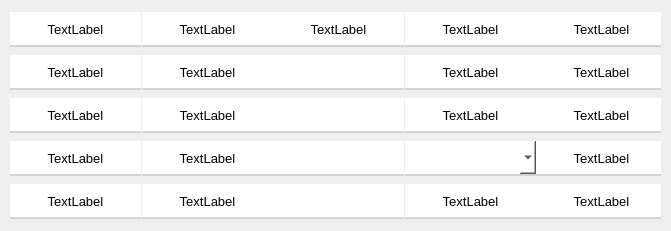
   <widget class="QWidget" name="widget_2" native="true">
    <property name="geometry">
     <rect>
      <x>10</x>
      <y>440</y>
      <width>671</width>
      <height>231</height>
     </rect>
    </property>
    <widget class="QWidget" name="horizontalLayoutWidget_2">
     <property name="geometry">
      <rect>
       <x>10</x>
       <y>10</y>
       <width>651</width>
       <height>211</height>
      </rect>
     </property>
     <layout class="QHBoxLayout" name="horizontalLayout_2">
      <item>
       <layout class="QVBoxLayout" name="verticalLayout_7">
        <item>
         <widget class="QLabel" name="label_33">
          <property name="sizePolicy">
           <sizepolicy hsizetype="Preferred" vsizetype="Preferred">
            <horstretch>0</horstretch>
            <verstretch>0</verstretch>
           </sizepolicy>
          </property>
          <property name="minimumSize">
           <size>
            <width>131</width>
            <height>35</height>
           </size>
          </property>
          <property name="maximumSize">
           <size>
            <width>131</width>
            <height>35</height>
           </size>
          </property>
          <property name="sizeIncrement">
           <size>
            <width>0</width>
            <height>0</height>
           </size>
          </property>
          <property name="font">
           <font>
            <pointsize>10</pointsize>
           </font>
          </property>
          <property name="layoutDirection">
           <enum>Qt::LeftToRight</enum>
          </property>
          <property name="styleSheet">
           <string notr="true">background-color: rgb(255, 255, 255);
border-bottom: 2px solid lightgray;
</string>
          </property>
          <property name="text">
           <string>TextLabel</string>
          </property>
          <property name="alignment">
           <set>Qt::AlignCenter</set>
          </property>
         </widget>
        </item>
        <item>
         <widget class="QLabel" name="label_34">
          <property name="sizePolicy">
           <sizepolicy hsizetype="Preferred" vsizetype="Preferred">
            <horstretch>0</horstretch>
            <verstretch>0</verstretch>
           </sizepolicy>
          </property>
          <property name="minimumSize">
           <size>
            <width>131</width>
            <height>35</height>
           </size>
          </property>
          <property name="maximumSize">
           <size>
            <width>131</width>
            <height>35</height>
           </size>
          </property>
          <property name="sizeIncrement">
           <size>
            <width>0</width>
            <height>0</height>
           </size>
          </property>
          <property name="font">
           <font>
            <pointsize>10</pointsize>
           </font>
          </property>
          <property name="layoutDirection">
           <enum>Qt::LeftToRight</enum>
          </property>
          <property name="styleSheet">
           <string notr="true">background-color: rgb(255, 255, 255);
border-bottom: 2px solid lightgray;
</string>
          </property>
          <property name="text">
           <string>TextLabel</string>
          </property>
          <property name="alignment">
           <set>Qt::AlignCenter</set>
          </property>
         </widget>
        </item>
        <item>
         <widget class="QLabel" name="label_35">
          <property name="sizePolicy">
           <sizepolicy hsizetype="Preferred" vsizetype="Preferred">
            <horstretch>0</horstretch>
            <verstretch>0</verstretch>
           </sizepolicy>
          </property>
          <property name="minimumSize">
           <size>
            <width>131</width>
            <height>35</height>
           </size>
          </property>
          <property name="maximumSize">
           <size>
            <width>131</width>
            <height>35</height>
           </size>
          </property>
          <property name="sizeIncrement">
           <size>
            <width>0</width>
            <height>0</height>
           </size>
          </property>
          <property name="font">
           <font>
            <pointsize>10</pointsize>
           </font>
          </property>
          <property name="layoutDirection">
           <enum>Qt::LeftToRight</enum>
          </property>
          <property name="styleSheet">
           <string notr="true">background-color: rgb(255, 255, 255);
border-bottom: 2px solid lightgray;
</string>
          </property>
          <property name="text">
           <string>TextLabel</string>
          </property>
          <property name="alignment">
           <set>Qt::AlignCenter</set>
          </property>
         </widget>
        </item>
        <item>
         <widget class="QLabel" name="label_36">
          <property name="sizePolicy">
           <sizepolicy hsizetype="Preferred" vsizetype="Preferred">
            <horstretch>0</horstretch>
            <verstretch>0</verstretch>
           </sizepolicy>
          </property>
          <property name="minimumSize">
           <size>
            <width>131</width>
            <height>35</height>
           </size>
          </property>
          <property name="maximumSize">
           <size>
            <width>131</width>
            <height>35</height>
           </size>
          </property>
          <property name="sizeIncrement">
           <size>
            <width>0</width>
            <height>0</height>
           </size>
          </property>
          <property name="font">
           <font>
            <pointsize>10</pointsize>
           </font>
          </property>
          <property name="layoutDirection">
           <enum>Qt::LeftToRight</enum>
          </property>
          <property name="styleSheet">
           <string notr="true">background-color: rgb(255, 255, 255);
border-bottom: 2px solid lightgray;
</string>
          </property>
          <property name="text">
           <string>TextLabel</string>
          </property>
          <property name="alignment">
           <set>Qt::AlignCenter</set>
          </property>
         </widget>
        </item>
        <item>
         <widget class="QLabel" name="label_37">
          <property name="sizePolicy">
           <sizepolicy hsizetype="Preferred" vsizetype="Preferred">
            <horstretch>0</horstretch>
            <verstretch>0</verstretch>
           </sizepolicy>
          </property>
          <property name="minimumSize">
           <size>
            <width>131</width>
            <height>35</height>
           </size>
          </property>
          <property name="maximumSize">
           <size>
            <width>131</width>
            <height>35</height>
           </size>
          </property>
          <property name="sizeIncrement">
           <size>
            <width>0</width>
            <height>0</height>
           </size>
          </property>
          <property name="font">
           <font>
            <pointsize>10</pointsize>
           </font>
          </property>
          <property name="layoutDirection">
           <enum>Qt::LeftToRight</enum>
          </property>
          <property name="styleSheet">
           <string notr="true">background-color: rgb(255, 255, 255);
border-bottom: 2px solid lightgray;
</string>
          </property>
          <property name="text">
           <string>TextLabel</string>
          </property>
          <property name="alignment">
           <set>Qt::AlignCenter</set>
          </property>
         </widget>
        </item>
       </layout>
      </item>
      <item>
       <layout class="QVBoxLayout" name="verticalLayout_8">
        <item>
         <widget class="QLabel" name="label_38">
          <property name="sizePolicy">
           <sizepolicy hsizetype="Preferred" vsizetype="Preferred">
            <horstretch>0</horstretch>
            <verstretch>0</verstretch>
           </sizepolicy>
          </property>
          <property name="minimumSize">
           <size>
            <width>131</width>
            <height>35</height>
           </size>
          </property>
          <property name="maximumSize">
           <size>
            <width>131</width>
            <height>35</height>
           </size>
          </property>
          <property name="sizeIncrement">
           <size>
            <width>0</width>
            <height>0</height>
           </size>
          </property>
          <property name="font">
           <font>
            <pointsize>10</pointsize>
           </font>
          </property>
          <property name="layoutDirection">
           <enum>Qt::LeftToRight</enum>
          </property>
          <property name="styleSheet">
           <string notr="true">background-color: rgb(255, 255, 255);
border-bottom: 2px solid lightgray;
</string>
          </property>
          <property name="text">
           <string>TextLabel</string>
          </property>
          <property name="alignment">
           <set>Qt::AlignCenter</set>
          </property>
         </widget>
        </item>
        <item>
         <widget class="QLabel" name="label_39">
          <property name="sizePolicy">
           <sizepolicy hsizetype="Preferred" vsizetype="Preferred">
            <horstretch>0</horstretch>
            <verstretch>0</verstretch>
           </sizepolicy>
          </property>
          <property name="minimumSize">
           <size>
            <width>131</width>
            <height>35</height>
           </size>
          </property>
          <property name="maximumSize">
           <size>
            <width>131</width>
            <height>35</height>
           </size>
          </property>
          <property name="sizeIncrement">
           <size>
            <width>0</width>
            <height>0</height>
           </size>
          </property>
          <property name="font">
           <font>
            <pointsize>10</pointsize>
           </font>
          </property>
          <property name="layoutDirection">
           <enum>Qt::LeftToRight</enum>
          </property>
          <property name="styleSheet">
           <string notr="true">background-color: rgb(255, 255, 255);
border-bottom: 2px solid lightgray;
</string>
          </property>
          <property name="text">
           <string>TextLabel</string>
          </property>
          <property name="alignment">
           <set>Qt::AlignCenter</set>
          </property>
         </widget>
        </item>
        <item>
         <widget class="QLabel" name="label_40">
          <property name="sizePolicy">
           <sizepolicy hsizetype="Preferred" vsizetype="Preferred">
            <horstretch>0</horstretch>
            <verstretch>0</verstretch>
           </sizepolicy>
          </property>
          <property name="minimumSize">
           <size>
            <width>131</width>
            <height>35</height>
           </size>
          </property>
          <property name="maximumSize">
           <size>
            <width>131</width>
            <height>35</height>
           </size>
          </property>
          <property name="sizeIncrement">
           <size>
            <width>0</width>
            <height>0</height>
           </size>
          </property>
          <property name="font">
           <font>
            <pointsize>10</pointsize>
           </font>
          </property>
          <property name="layoutDirection">
           <enum>Qt::LeftToRight</enum>
          </property>
          <property name="styleSheet">
           <string notr="true">background-color: rgb(255, 255, 255);
border-bottom: 2px solid lightgray;
</string>
          </property>
          <property name="text">
           <string>TextLabel</string>
          </property>
          <property name="alignment">
           <set>Qt::AlignCenter</set>
          </property>
         </widget>
        </item>
        <item>
         <widget class="QLabel" name="label_41">
          <property name="sizePolicy">
           <sizepolicy hsizetype="Preferred" vsizetype="Preferred">
            <horstretch>0</horstretch>
            <verstretch>0</verstretch>
           </sizepolicy>
          </property>
          <property name="minimumSize">
           <size>
            <width>131</width>
            <height>35</height>
           </size>
          </property>
          <property name="maximumSize">
           <size>
            <width>131</width>
            <height>35</height>
           </size>
          </property>
          <property name="sizeIncrement">
           <size>
            <width>0</width>
            <height>0</height>
           </size>
          </property>
          <property name="font">
           <font>
            <pointsize>10</pointsize>
           </font>
          </property>
          <property name="layoutDirection">
           <enum>Qt::LeftToRight</enum>
          </property>
          <property name="styleSheet">
           <string notr="true">background-color: rgb(255, 255, 255);
border-bottom: 2px solid lightgray;
</string>
          </property>
          <property name="text">
           <string>TextLabel</string>
          </property>
          <property name="alignment">
           <set>Qt::AlignCenter</set>
          </property>
         </widget>
        </item>
        <item>
         <widget class="QLabel" name="label_42">
          <property name="sizePolicy">
           <sizepolicy hsizetype="Preferred" vsizetype="Preferred">
            <horstretch>0</horstretch>
            <verstretch>0</verstretch>
           </sizepolicy>
          </property>
          <property name="minimumSize">
           <size>
            <width>131</width>
            <height>35</height>
           </size>
          </property>
          <property name="maximumSize">
           <size>
            <width>131</width>
            <height>35</height>
           </size>
          </property>
          <property name="sizeIncrement">
           <size>
            <width>0</width>
            <height>0</height>
           </size>
          </property>
          <property name="font">
           <font>
            <pointsize>10</pointsize>
           </font>
          </property>
          <property name="layoutDirection">
           <enum>Qt::LeftToRight</enum>
          </property>
          <property name="styleSheet">
           <string notr="true">background-color: rgb(255, 255, 255);
border-bottom: 2px solid lightgray;
</string>
          </property>
          <property name="text">
           <string>TextLabel</string>
          </property>
          <property name="alignment">
           <set>Qt::AlignCenter</set>
          </property>
         </widget>
        </item>
       </layout>
      </item>
      <item>
       <layout class="QVBoxLayout" name="verticalLayout_9">
        <item>
         <widget class="QLabel" name="label_43">
          <property name="sizePolicy">
           <sizepolicy hsizetype="Preferred" vsizetype="Preferred">
            <horstretch>0</horstretch>
            <verstretch>0</verstretch>
           </sizepolicy>
          </property>
          <property name="minimumSize">
           <size>
            <width>131</width>
            <height>35</height>
           </size>
          </property>
          <property name="maximumSize">
           <size>
            <width>131</width>
            <height>35</height>
           </size>
          </property>
          <property name="sizeIncrement">
           <size>
            <width>0</width>
            <height>0</height>
           </size>
          </property>
          <property name="font">
           <font>
            <pointsize>10</pointsize>
           </font>
          </property>
          <property name="layoutDirection">
           <enum>Qt::LeftToRight</enum>
          </property>
          <property name="styleSheet">
           <string notr="true">background-color: rgb(255, 255, 255);
border-bottom: 2px solid lightgray;
</string>
          </property>
          <property name="text">
           <string>TextLabel</string>
          </property>
          <property name="alignment">
           <set>Qt::AlignCenter</set>
          </property>
         </widget>
        </item>
        <item>
         <widget class="QLineEdit" name="lineEdit_10">
          <property name="minimumSize">
           <size>
            <width>131</width>
            <height>35</height>
           </size>
          </property>
          <property name="maximumSize">
           <size>
            <width>131</width>
            <height>35</height>
           </size>
          </property>
          <property name="font">
           <font>
            <pointsize>10</pointsize>
           </font>
          </property>
          <property name="styleSheet">
           <string notr="true">background-color: rgb(255, 255, 255);

border: none;
border-bottom: 2px solid lightgray;
</string>
          </property>
         </widget>
        </item>
        <item>
         <widget class="QLineEdit" name="lineEdit_11">
          <property name="minimumSize">
           <size>
            <width>131</width>
            <height>35</height>
           </size>
          </property>
          <property name="maximumSize">
           <size>
            <width>131</width>
            <height>35</height>
           </size>
          </property>
          <property name="font">
           <font>
            <pointsize>10</pointsize>
           </font>
          </property>
          <property name="styleSheet">
           <string notr="true">background-color: rgb(255, 255, 255);

border: none;
border-bottom: 2px solid lightgray;
</string>
          </property>
         </widget>
        </item>
        <item>
         <widget class="QLineEdit" name="lineEdit_12">
          <property name="minimumSize">
           <size>
            <width>131</width>
            <height>35</height>
           </size>
          </property>
          <property name="maximumSize">
           <size>
            <width>131</width>
            <height>35</height>
           </size>
          </property>
          <property name="font">
           <font>
            <pointsize>10</pointsize>
           </font>
          </property>
          <property name="styleSheet">
           <string notr="true">background-color: rgb(255, 255, 255);

border: none;
border-bottom: 2px solid lightgray;
</string>
          </property>
         </widget>
        </item>
        <item>
         <widget class="QLineEdit" name="lineEdit_13">
          <property name="minimumSize">
           <size>
            <width>131</width>
            <height>35</height>
           </size>
          </property>
          <property name="maximumSize">
           <size>
            <width>131</width>
            <height>35</height>
           </size>
          </property>
          <property name="font">
           <font>
            <pointsize>10</pointsize>
           </font>
          </property>
          <property name="styleSheet">
           <string notr="true">background-color: rgb(255, 255, 255);

border: none;
border-bottom: 2px solid lightgray;
</string>
          </property>
         </widget>
        </item>
       </layout>
      </item>
      <item>
       <layout class="QVBoxLayout" name="verticalLayout_10">
        <item>
         <widget class="QLabel" name="label_44">
          <property name="sizePolicy">
           <sizepolicy hsizetype="Preferred" vsizetype="Preferred">
            <horstretch>0</horstretch>
            <verstretch>0</verstretch>
           </sizepolicy>
          </property>
          <property name="minimumSize">
           <size>
            <width>131</width>
            <height>35</height>
           </size>
          </property>
          <property name="maximumSize">
           <size>
            <width>131</width>
            <height>35</height>
           </size>
          </property>
          <property name="sizeIncrement">
           <size>
            <width>0</width>
            <height>0</height>
           </size>
          </property>
          <property name="font">
           <font>
            <pointsize>10</pointsize>
           </font>
          </property>
          <property name="layoutDirection">
           <enum>Qt::LeftToRight</enum>
          </property>
          <property name="styleSheet">
           <string notr="true">background-color: rgb(255, 255, 255);
border-bottom: 2px solid lightgray;
</string>
          </property>
          <property name="text">
           <string>TextLabel</string>
          </property>
          <property name="alignment">
           <set>Qt::AlignCenter</set>
          </property>
         </widget>
        </item>
        <item>
         <widget class="QLabel" name="label_45">
          <property name="sizePolicy">
           <sizepolicy hsizetype="Preferred" vsizetype="Preferred">
            <horstretch>0</horstretch>
            <verstretch>0</verstretch>
           </sizepolicy>
          </property>
          <property name="minimumSize">
           <size>
            <width>131</width>
            <height>35</height>
           </size>
          </property>
          <property name="maximumSize">
           <size>
            <width>131</width>
            <height>35</height>
           </size>
          </property>
          <property name="sizeIncrement">
           <size>
            <width>0</width>
            <height>0</height>
           </size>
          </property>
          <property name="font">
           <font>
            <pointsize>10</pointsize>
           </font>
          </property>
          <property name="layoutDirection">
           <enum>Qt::LeftToRight</enum>
          </property>
          <property name="styleSheet">
           <string notr="true">background-color: rgb(255, 255, 255);
border-bottom: 2px solid lightgray;
</string>
          </property>
          <property name="text">
           <string>TextLabel</string>
          </property>
          <property name="alignment">
           <set>Qt::AlignCenter</set>
          </property>
         </widget>
        </item>
        <item>
         <widget class="QLabel" name="label_46">
          <property name="sizePolicy">
           <sizepolicy hsizetype="Preferred" vsizetype="Preferred">
            <horstretch>0</horstretch>
            <verstretch>0</verstretch>
           </sizepolicy>
          </property>
          <property name="minimumSize">
           <size>
            <width>131</width>
            <height>35</height>
           </size>
          </property>
          <property name="maximumSize">
           <size>
            <width>131</width>
            <height>35</height>
           </size>
          </property>
          <property name="sizeIncrement">
           <size>
            <width>0</width>
            <height>0</height>
           </size>
          </property>
          <property name="font">
           <font>
            <pointsize>10</pointsize>
           </font>
          </property>
          <property name="layoutDirection">
           <enum>Qt::LeftToRight</enum>
          </property>
          <property name="styleSheet">
           <string notr="true">background-color: rgb(255, 255, 255);
border-bottom: 2px solid lightgray;
</string>
          </property>
          <property name="text">
           <string>TextLabel</string>
          </property>
          <property name="alignment">
           <set>Qt::AlignCenter</set>
          </property>
         </widget>
        </item>
        <item>
         <widget class="QComboBox" name="comboBox_10">
          <property name="minimumSize">
           <size>
            <width>131</width>
            <height>35</height>
           </size>
          </property>
          <property name="maximumSize">
           <size>
            <width>131</width>
            <height>35</height>
           </size>
          </property>
          <property name="styleSheet">
           <string notr="true">background-color: rgb(255, 255, 255);

border: none;
border-bottom: 2px solid lightgray;
</string>
          </property>
         </widget>
        </item>
        <item>
         <widget class="QLabel" name="label_47">
          <property name="sizePolicy">
           <sizepolicy hsizetype="Preferred" vsizetype="Preferred">
            <horstretch>0</horstretch>
            <verstretch>0</verstretch>
           </sizepolicy>
          </property>
          <property name="minimumSize">
           <size>
            <width>131</width>
            <height>35</height>
           </size>
          </property>
          <property name="maximumSize">
           <size>
            <width>131</width>
            <height>35</height>
           </size>
          </property>
          <property name="sizeIncrement">
           <size>
            <width>0</width>
            <height>0</height>
           </size>
          </property>
          <property name="font">
           <font>
            <pointsize>10</pointsize>
           </font>
          </property>
          <property name="layoutDirection">
           <enum>Qt::LeftToRight</enum>
          </property>
          <property name="styleSheet">
           <string notr="true">background-color: rgb(255, 255, 255);
border-bottom: 2px solid lightgray;
</string>
          </property>
          <property name="text">
           <string>TextLabel</string>
          </property>
          <property name="alignment">
           <set>Qt::AlignCenter</set>
          </property>
         </widget>
        </item>
       </layout>
      </item>
      <item>
       <layout class="QVBoxLayout" name="verticalLayout_11">
        <item>
         <widget class="QLabel" name="label_48">
          <property name="sizePolicy">
           <sizepolicy hsizetype="Preferred" vsizetype="Preferred">
            <horstretch>0</horstretch>
            <verstretch>0</verstretch>
           </sizepolicy>
          </property>
          <property name="minimumSize">
           <size>
            <width>131</width>
            <height>35</height>
           </size>
          </property>
          <property name="maximumSize">
           <size>
            <width>131</width>
            <height>35</height>
           </size>
          </property>
          <property name="sizeIncrement">
           <size>
            <width>0</width>
            <height>0</height>
           </size>
          </property>
          <property name="font">
           <font>
            <pointsize>10</pointsize>
           </font>
          </property>
          <property name="layoutDirection">
           <enum>Qt::LeftToRight</enum>
          </property>
          <property name="styleSheet">
           <string notr="true">background-color: rgb(255, 255, 255);
border-bottom: 2px solid lightgray;
</string>
          </property>
          <property name="text">
           <string>TextLabel</string>
          </property>
          <property name="alignment">
           <set>Qt::AlignCenter</set>
          </property>
         </widget>
        </item>
        <item>
         <widget class="QLabel" name="label_49">
          <property name="sizePolicy">
           <sizepolicy hsizetype="Preferred" vsizetype="Preferred">
            <horstretch>0</horstretch>
            <verstretch>0</verstretch>
           </sizepolicy>
          </property>
          <property name="minimumSize">
           <size>
            <width>131</width>
            <height>35</height>
           </size>
          </property>
          <property name="maximumSize">
           <size>
            <width>131</width>
            <height>35</height>
           </size>
          </property>
          <property name="sizeIncrement">
           <size>
            <width>0</width>
            <height>0</height>
           </size>
          </property>
          <property name="font">
           <font>
            <pointsize>10</pointsize>
           </font>
          </property>
          <property name="layoutDirection">
           <enum>Qt::LeftToRight</enum>
          </property>
          <property name="styleSheet">
           <string notr="true">background-color: rgb(255, 255, 255);
border-bottom: 2px solid lightgray;
</string>
          </property>
          <property name="text">
           <string>TextLabel</string>
          </property>
          <property name="alignment">
           <set>Qt::AlignCenter</set>
          </property>
         </widget>
        </item>
        <item>
         <widget class="QLabel" name="label_50">
          <property name="sizePolicy">
           <sizepolicy hsizetype="Preferred" vsizetype="Preferred">
            <horstretch>0</horstretch>
            <verstretch>0</verstretch>
           </sizepolicy>
          </property>
          <property name="minimumSize">
           <size>
            <width>131</width>
            <height>35</height>
           </size>
          </property>
          <property name="maximumSize">
           <size>
            <width>131</width>
            <height>35</height>
           </size>
          </property>
          <property name="sizeIncrement">
           <size>
            <width>0</width>
            <height>0</height>
           </size>
          </property>
          <property name="font">
           <font>
            <pointsize>10</pointsize>
           </font>
          </property>
          <property name="layoutDirection">
           <enum>Qt::LeftToRight</enum>
          </property>
          <property name="styleSheet">
           <string notr="true">background-color: rgb(255, 255, 255);
border-bottom: 2px solid lightgray;
</string>
          </property>
          <property name="text">
           <string>TextLabel</string>
          </property>
          <property name="alignment">
           <set>Qt::AlignCenter</set>
          </property>
         </widget>
        </item>
        <item>
         <widget class="QLabel" name="label_51">
          <property name="sizePolicy">
           <sizepolicy hsizetype="Preferred" vsizetype="Preferred">
            <horstretch>0</horstretch>
            <verstretch>0</verstretch>
           </sizepolicy>
          </property>
          <property name="minimumSize">
           <size>
            <width>131</width>
            <height>35</height>
           </size>
          </property>
          <property name="maximumSize">
           <size>
            <width>131</width>
            <height>35</height>
           </size>
          </property>
          <property name="sizeIncrement">
           <size>
            <width>0</width>
            <height>0</height>
           </size>
          </property>
          <property name="font">
           <font>
            <pointsize>10</pointsize>
           </font>
          </property>
          <property name="layoutDirection">
           <enum>Qt::LeftToRight</enum>
          </property>
          <property name="styleSheet">
           <string notr="true">background-color: rgb(255, 255, 255);
border-bottom: 2px solid lightgray;
</string>
          </property>
          <property name="text">
           <string>TextLabel</string>
          </property>
          <property name="alignment">
           <set>Qt::AlignCenter</set>
          </property>
         </widget>
        </item>
        <item>
         <widget class="QLabel" name="label_52">
          <property name="sizePolicy">
           <sizepolicy hsizetype="Preferred" vsizetype="Preferred">
            <horstretch>0</horstretch>
            <verstretch>0</verstretch>
           </sizepolicy>
          </property>
          <property name="minimumSize">
           <size>
            <width>131</width>
            <height>35</height>
           </size>
          </property>
          <property name="maximumSize">
           <size>
            <width>131</width>
            <height>35</height>
           </size>
          </property>
          <property name="sizeIncrement">
           <size>
            <width>0</width>
            <height>0</height>
           </size>
          </property>
          <property name="font">
           <font>
            <pointsize>10</pointsize>
           </font>
          </property>
          <property name="layoutDirection">
           <enum>Qt::LeftToRight</enum>
          </property>
          <property name="styleSheet">
           <string notr="true">background-color: rgb(255, 255, 255);
border-bottom: 2px solid lightgray;
</string>
          </property>
          <property name="text">
           <string>TextLabel</string>
          </property>
          <property name="alignment">
           <set>Qt::AlignCenter</set>
          </property>
         </widget>
        </item>
       </layout>
      </item>
     </layout>
    </widget>
   </widget>
